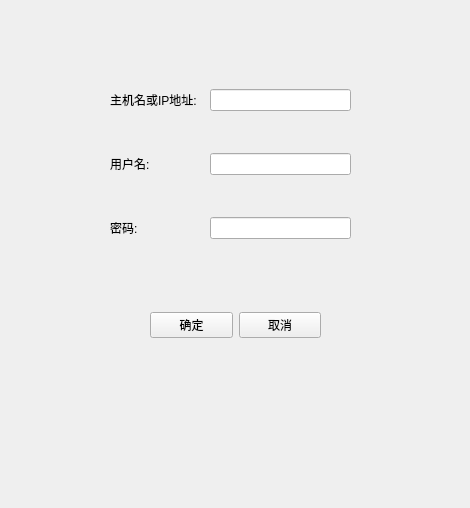
<?xml version="1.0" encoding="UTF-8"?>
<ui version="4.0">
 <class>MainWindow</class>
 <widget class="QMainWindow" name="MainWindow">
  <property name="windowModality">
   <enum>Qt::NonModal</enum>
  </property>
  <property name="geometry">
   <rect>
    <x>0</x>
    <y>0</y>
    <width>470</width>
    <height>508</height>
   </rect>
  </property>
  <property name="windowTitle">
   <string>数据库导出</string>
  </property>
  <widget class="QWidget" name="centralWidget">
   <widget class="QWidget" name="gridLayoutWidget">
    <property name="geometry">
     <rect>
      <x>110</x>
      <y>49</y>
      <width>241</width>
      <height>231</height>
     </rect>
    </property>
    <layout class="QGridLayout" name="gridLayout">
     <property name="verticalSpacing">
      <number>2</number>
     </property>
     <item row="1" column="0">
      <widget class="QLabel" name="label_2">
       <property name="text">
        <string>用户名:</string>
       </property>
      </widget>
     </item>
     <item row="0" column="0">
      <widget class="QLabel" name="label">
       <property name="text">
        <string>主机名或IP地址:  </string>
       </property>
      </widget>
     </item>
     <item row="2" column="0">
      <widget class="QLabel" name="label_3">
       <property name="text">
        <string>密码:</string>
       </property>
      </widget>
     </item>
     <item row="0" column="1">
      <widget class="QLineEdit" name="lineEdit"/>
     </item>
     <item row="1" column="1">
      <widget class="QLineEdit" name="lineEdit_2"/>
     </item>
     <item row="2" column="1">
      <widget class="QLineEdit" name="lineEdit_3">
       <property name="echoMode">
        <enum>QLineEdit::Password</enum>
       </property>
      </widget>
     </item>
    </layout>
   </widget>
   <widget class="QWidget" name="horizontalLayoutWidget">
    <property name="geometry">
     <rect>
      <x>150</x>
      <y>310</y>
      <width>171</width>
      <height>31</height>
     </rect>
    </property>
    <layout class="QHBoxLayout" name="horizontalLayout">
     <item>
      <widget class="QPushButton" name="pushButton">
       <property name="text">
        <string>确定</string>
       </property>
      </widget>
     </item>
     <item>
      <widget class="QPushButton" name="pushButton_2">
       <property name="text">
        <string>取消</string>
       </property>
      </widget>
     </item>
    </layout>
   </widget>
  </widget>
 </widget>
 <resources/>
 <connections/>
</ui>
